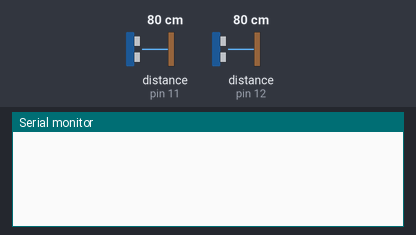
A sketch run on a simulated Arduino Uno, built with avr-gcc and run on an emulated ATmega328P. Shown: the last lines printed to the serial monitor. Wiring (inferred from the names in the program): 2 × ultrasonic range finder: trigger pin 10, echo pin 11 / trigger pin 13, echo pin 12. Inputs (shaded band) come from the test bench; at power-on: distance to the obstacle (sensors on pin 12, pin 11) 80 cm. The echo pulse lasts 58.3 µs per cm.

Above: at 1.2 s.
1.3 s: distance to the obstacle (sensor on pin 12) set to 2 cm
At 1.7 s:
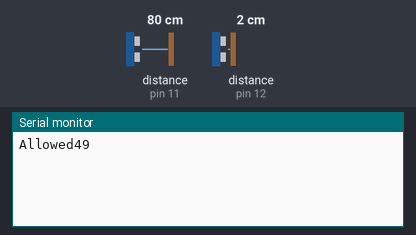
At 2.83 s:
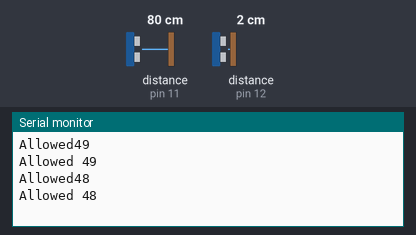
Timing chart, 0 to 4.3 s (numbered marks = the images above; inputs shaded):
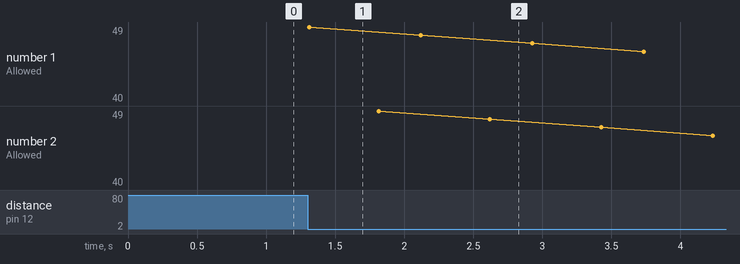

Measured:
- after the input at 1.3 s, the serial monitor: prints a new line at once (image 1)

The sketch:

botastra.ino
```cpp
// include the Ultrasonic Distance Sensor Library
#include<UltraDistSensor.h>
// include the LCD library
//#include <LiquidCrystal.h>

//LiquidCrystal lcd(2,3,4,5,6,7);

// Defining Pins
#define trigPin1 13
#define echoPin1 12
#define trigPin2 10
#define echoPin2 11

// Defining Variables and Constants
int n = 0;
const int N = 50;
int p ;
long duration, distance, FIRSTSensor,SECONDSensor,THIRDSensor;

// put your setup code here, to run once:

void setup(){
//tells the Arduino to exchange messages with the Serial Monitor at a data rate of 9600 bits per second.
Serial.begin (9600);
//The trigger (trig) pin is the pin needed to trigger or start the sensor into ranging mode.A 10-microsend pulse needs to be sent to the trigger pulse.
//The echo pin is the pin that sends the result of the sent out pulses.
pinMode(trigPin1, OUTPUT);
pinMode(echoPin1, INPUT);
pinMode(trigPin2, OUTPUT);
pinMode(echoPin2, INPUT);
}
//Finds how far the object is.
void SonarSensor(int trigPin,int echoPin){

digitalWrite(trigPin, LOW);
delayMicroseconds(2);
digitalWrite(trigPin, HIGH);
delayMicroseconds(10);
digitalWrite(trigPin, LOW);
duration = pulseIn(echoPin, HIGH);
distance = (duration/2) / 29.1;
}
//// main code is written here, to run repeatedly.
void loop() {


SonarSensor(trigPin1, echoPin1);
FIRSTSensor = distance;
SonarSensor(trigPin2, echoPin2);
SECONDSensor = distance;


//Serial.print("S1:");Serial.println(FIRSTSensor); delayMicroseconds(10);
//Serial.print("S2:");Serial.println(SECONDSensor);delayMicroseconds(10);


if (( n <= N ) and (n >= 0)){
  if(FIRSTSensor <= 3){
  n = n + 1 ;
    if (n<=N){

    p = N - n ;
    //lcd.begin(16,2);
    Serial.print("\nAllowed");
    Serial.print(p);
    //lcd.setCursor(0,0);lcd.print("Allowed");lcd.setCursor(8,0);lcd.print(p);
    delay(500);
    //lcd.clear();}
  }
  if (SECONDSensor <= 3){
  n = n - 1 ;
      if (n>0){

      p = N - n ;
      //lcd.begin(16,2);
      Serial.print("\nAllowed ");
      Serial.print(p);
      //lcd.setCursor(0,0);lcd.print("Allowed");lcd.setCursor(8,0);lcd.print(p);
      delay(300);
      //lcd.clear();}

  }
  }else {
  p = N - n;
      if (p <= N){

      //lcd.begin(16,2);
      Serial.print("\nAllowed ");
      Serial.print(p);

      //lcd.setCursor(0,0);lcd.print("Allowed");lcd.setCursor(8,0);lcd.print(p);
      delay(300);
      //lcd.clear();}
  }


}
}else if ( n > N){
  //lcd.begin(16,2);
    Serial.print("\nAlert");

  //lcd.setCursor(0,0);lcd.print("Alert");
  delay(300);
  //lcd.clear();
}
}else if (n < 0){
  //lcd.begin(16,2);
    Serial.print("\nAllowed ");
    Serial.print(N);
  //lcd.setCursor(0,0);lcd.print("Allowed");lcd.setCursor(8,0);lcd.print(N);
  delay(300);
  //lcd.clear();
}
}
```
